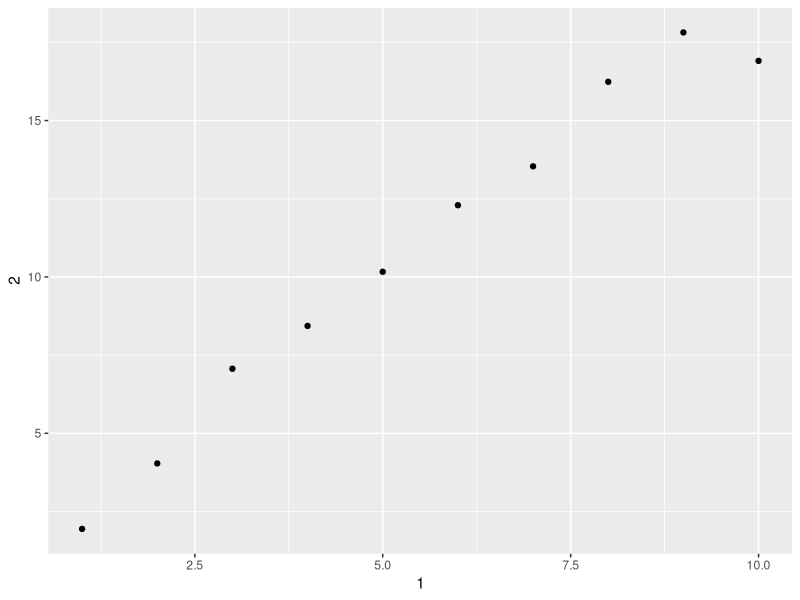

The R script that drew this image:
## ---- chunk 1
require(tidyverse)
## ---- chunk 2
mtcars
## ---- chunk 3
as_tibble(mtcars)
## ---- chunk 4
is_tibble(mtcars)
## ---- chunk 5
class(mtcars)
## ---- chunk 6
annoying <- tibble(
  `1` = 1:10,
  `2` = `1` * 2 + rnorm(length(`1`))
)
## ---- chunk 7
annoying[["1"]]
## ---- chunk 8
annoying$`1`
## ---- chunk 9
ggplot(annoying, aes(x = `1`, y = `2`)) +
  geom_point()
## ---- chunk 10
annoying <- mutate(annoying, `3` = `2` / `1`)
annoying
## ---- chunk 11
annoying <- rename(annoying, one = `1`, two = `2`, three = `3`)
glimpse(annoying)
